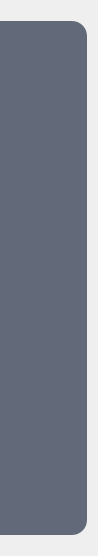
           <widget class="QFrame" name="frame_menu">
            <property name="minimumSize">
             <size>
              <width>0</width>
              <height>0</height>
             </size>
            </property>
            <property name="maximumSize">
             <size>
              <width>70</width>
              <height>16777215</height>
             </size>
            </property>
            <property name="styleSheet">
             <string notr="true"/>
            </property>
            <property name="frameShape">
             <enum>QFrame::NoFrame</enum>
            </property>
            <property name="frameShadow">
             <enum>QFrame::Raised</enum>
            </property>
            <layout class="QVBoxLayout" name="verticalLayout_4">
             <property name="leftMargin">
              <number>0</number>
             </property>
             <item>
              <spacer name="vs_1">
               <property name="orientation">
                <enum>Qt::Vertical</enum>
               </property>
               <property name="sizeType">
                <enum>QSizePolicy::Fixed</enum>
               </property>
               <property name="sizeHint" stdset="0">
                <size>
                 <width>20</width>
                 <height>10</height>
                </size>
               </property>
              </spacer>
             </item>
             <item>
              <widget class="QFrame" name="frame_menu_background">
               <property name="styleSheet">
                <string notr="true">background-color : #626A79;
border-top-right-radius: 15px;
border-bottom-right-radius: 15px;</string>
               </property>
               <property name="frameShape">
                <enum>QFrame::NoFrame</enum>
               </property>
               <property name="frameShadow">
                <enum>QFrame::Raised</enum>
               </property>
               <layout class="QVBoxLayout" name="verticalLayout_6">
                <item>
                 <widget class="QFrame" name="frame_menu_home">
                  <property name="frameShape">
                   <enum>QFrame::StyledPanel</enum>
                  </property>
                  <property name="frameShadow">
                   <enum>QFrame::Raised</enum>
                  </property>
                  <layout class="QVBoxLayout" name="verticalLayout_13">
                   <item>
                    <widget class="QPushButton" name="icon_home">
                     <property name="font">
                      <font>
                       <family>Quicksand</family>
                       <pointsize>16</pointsize>
                      </font>
                     </property>
                     <property name="toolTip">
                      <string>Home</string>
                     </property>
                     <property name="toolTipDuration">
                      <number>-1</number>
                     </property>
                     <property name="styleSheet">
                      <string notr="true">/* Normal state */
QPushButton {
    background-color:transparent;
	color:#FFF
}

/* Hover state */
QPushButton:hover {
    icon: url(:/icons/icons/home_h.png);
}</string>
                     </property>
                     <property name="text">
                      <string/>
                     </property>
                     <property name="icon">
                      <iconset resource="../media/ressource.qrc">
                       <normaloff>:/icons/icons/home.png</normaloff>:/icons/icons/home.png</iconset>
                     </property>
                     <property name="iconSize">
                      <size>
                       <width>40</width>
                       <height>40</height>
                      </size>
                     </property>
                    </widget>
                   </item>
                  </layout>
                 </widget>
                </item>
                <item>
                 <spacer name="vs_8">
                  <property name="orientation">
                   <enum>Qt::Vertical</enum>
                  </property>
                  <property name="sizeType">
                   <enum>QSizePolicy::Fixed</enum>
                  </property>
                  <property name="sizeHint" stdset="0">
                   <size>
                    <width>20</width>
                    <height>36</height>
                   </size>
                  </property>
                 </spacer>
                </item>
                <item>
                 <widget class="QFrame" name="frame_menu_projectM">
                  <property name="styleSheet">
                   <string notr="true">QFrame {
	background-color:transparent
}</string>
                  </property>
                  <property name="frameShape">
                   <enum>QFrame::NoFrame</enum>
                  </property>
                  <property name="frameShadow">
                   <enum>QFrame::Raised</enum>
                  </property>
                  <layout class="QVBoxLayout" name="verticalLayout_7">
                   <property name="spacing">
                    <number>3</number>
                   </property>
                   <property name="leftMargin">
                    <number>0</number>
                   </property>
                   <property name="topMargin">
                    <number>0</number>
                   </property>
                   <property name="rightMargin">
                    <number>0</number>
                   </property>
                   <property name="bottomMargin">
                    <number>0</number>
                   </property>
                   <item>
                    <widget class="QPushButton" name="icon_projectM">
                     <property name="enabled">
                      <bool>true</bool>
                     </property>
                     <property name="font">
                      <font>
                       <family>Quicksand</family>
                       <pointsize>16</pointsize>
                      </font>
                     </property>
                     <property name="toolTip">
                      <string>Project Manager</string>
                     </property>
                     <property name="styleSheet">
                      <string notr="true">/* Normal state */
QPushButton {
    background-color:transparent;
}

/* Hover state */
QPushButton:hover {
    icon: url(:/icons/icons/folder_h.png);
}</string>
                     </property>
                     <property name="text">
                      <string/>
                     </property>
                     <property name="icon">
                      <iconset resource="../media/ressource.qrc">
                       <normaloff>:/icons/icons/folder.png</normaloff>:/icons/icons/folder.png</iconset>
                     </property>
                     <property name="iconSize">
                      <size>
                       <width>40</width>
                       <height>40</height>
                      </size>
                     </property>
                    </widget>
                   </item>
                  </layout>
                 </widget>
                </item>
                <item>
                 <spacer name="vs_3">
                  <property name="orientation">
                   <enum>Qt::Vertical</enum>
                  </property>
                  <property name="sizeType">
                   <enum>QSizePolicy::Fixed</enum>
                  </property>
                  <property name="sizeHint" stdset="0">
                   <size>
                    <width>20</width>
                    <height>40</height>
                   </size>
                  </property>
                 </spacer>
                </item>
                <item>
                 <widget class="QFrame" name="frame_menu_modelTools">
                  <property name="frameShape">
                   <enum>QFrame::StyledPanel</enum>
                  </property>
                  <property name="frameShadow">
                   <enum>QFrame::Raised</enum>
                  </property>
                  <layout class="QVBoxLayout" name="verticalLayout_8">
                   <property name="spacing">
                    <number>3</number>
                   </property>
                   <property name="leftMargin">
                    <number>0</number>
                   </property>
                   <property name="topMargin">
                    <number>0</number>
                   </property>
                   <property name="rightMargin">
                    <number>0</number>
                   </property>
                   <property name="bottomMargin">
                    <number>0</number>
                   </property>
                   <item>
                    <widget class="QPushButton" name="icon_modelTools">
                     <property name="font">
                      <font>
                       <family>Quicksand</family>
                       <pointsize>16</pointsize>
                      </font>
                     </property>
                     <property name="toolTip">
                      <string>Modeling Tools</string>
                     </property>
                     <property name="styleSheet">
                      <string notr="true">/* Normal state */
QPushButton {
    background-color:transparent;
}

/* Hover state */
QPushButton:hover {
    icon: url(:/icons/icons/modeling_h.png);
}</string>
                     </property>
                     <property name="text">
                      <string/>
                     </property>
                     <property name="icon">
                      <iconset resource="../media/ressource.qrc">
                       <normaloff>:/icons/icons/modeling.png</normaloff>:/icons/icons/modeling.png</iconset>
                     </property>
                     <property name="iconSize">
                      <size>
                       <width>40</width>
                       <height>40</height>
                      </size>
                     </property>
                    </widget>
                   </item>
                  </layout>
                 </widget>
                </item>
                <item>
                 <spacer name="vs_4">
                  <property name="orientation">
                   <enum>Qt::Vertical</enum>
                  </property>
                  <property name="sizeType">
                   <enum>QSizePolicy::Fixed</enum>
                  </property>
                  <property name="sizeHint" stdset="0">
                   <size>
                    <width>20</width>
                    <height>40</height>
                   </size>
                  </property>
                 </spacer>
                </item>
                <item>
                 <widget class="QFrame" name="frame_menu_textureTools">
                  <property name="frameShape">
                   <enum>QFrame::StyledPanel</enum>
                  </property>
                  <property name="frameShadow">
                   <enum>QFrame::Raised</enum>
                  </property>
                  <layout class="QVBoxLayout" name="verticalLayout_9">
                   <property name="spacing">
                    <number>3</number>
                   </property>
                   <property name="leftMargin">
                    <number>0</number>
                   </property>
                   <property name="topMargin">
                    <number>0</number>
                   </property>
                   <property name="rightMargin">
                    <number>0</number>
                   </property>
                   <property name="bottomMargin">
                    <number>0</number>
                   </property>
                   <item>
                    <widget class="QPushButton" name="icon_textureTools">
                     <property name="font">
                      <font>
                       <family>Quicksand</family>
                       <pointsize>16</pointsize>
                      </font>
                     </property>
                     <property name="toolTip">
                      <string>Texturing Tools</string>
                     </property>
                     <property name="styleSheet">
                      <string notr="true">/* Normal state */
QPushButton {
    background-color:transparent;
}

/* Hover state */
QPushButton:hover {
    icon: url(:/icons/icons/paint_roller_h.png);
}</string>
                     </property>
                     <property name="text">
                      <string/>
                     </property>
                     <property name="icon">
                      <iconset resource="../media/ressource.qrc">
                       <normaloff>:/icons/icons/paint_roller.png</normaloff>:/icons/icons/paint_roller.png</iconset>
                     </property>
                     <property name="iconSize">
                      <size>
                       <width>40</width>
                       <height>40</height>
                      </size>
                     </property>
                    </widget>
                   </item>
                  </layout>
                 </widget>
                </item>
                <item>
                 <spacer name="vs_5">
                  <property name="orientation">
                   <enum>Qt::Vertical</enum>
                  </property>
                  <property name="sizeType">
                   <enum>QSizePolicy::Fixed</enum>
                  </property>
                  <property name="sizeHint" stdset="0">
                   <size>
                    <width>20</width>
                    <height>40</height>
                   </size>
                  </property>
                 </spacer>
                </item>
                <item>
                 <widget class="QFrame" name="frame_menu_animTools">
                  <property name="frameShape">
                   <enum>QFrame::StyledPanel</enum>
                  </property>
                  <property name="frameShadow">
                   <enum>QFrame::Raised</enum>
                  </property>
                  <layout class="QVBoxLayout" name="verticalLayout_10">
                   <property name="spacing">
                    <number>3</number>
                   </property>
                   <property name="leftMargin">
                    <number>0</number>
                   </property>
                   <property name="topMargin">
                    <number>0</number>
                   </property>
                   <property name="rightMargin">
                    <number>0</number>
                   </property>
                   <property name="bottomMargin">
                    <number>0</number>
                   </property>
                   <item>
                    <widget class="QPushButton" name="icon_animTools">
                     <property name="font">
                      <font>
                       <family>Quicksand</family>
                       <pointsize>16</pointsize>
                      </font>
                     </property>
                     <property name="toolTip">
                      <string>Animation Tools</string>
                     </property>
                     <property name="styleSheet">
                      <string notr="true">/* Normal state */
QPushButton {
    background-color:transparent;
}

/* Hover state */
QPushButton:hover {
    icon: url(:/icons/icons/slow_motion_h.png);
}</string>
                     </property>
                     <property name="text">
                      <string/>
                     </property>
                     <property name="icon">
                      <iconset resource="../media/ressource.qrc">
                       <normaloff>:/icons/icons/slow_motion.png</normaloff>:/icons/icons/slow_motion.png</iconset>
                     </property>
                     <property name="iconSize">
                      <size>
                       <width>40</width>
                       <height>40</height>
                      </size>
                     </property>
                     <property name="autoDefault">
                      <bool>false</bool>
                     </property>
                     <property name="default">
                      <bool>false</bool>
                     </property>
                     <property name="flat">
                      <bool>false</bool>
                     </property>
                    </widget>
                   </item>
                  </layout>
                 </widget>
                </item>
                <item>
                 <spacer name="vs_6">
                  <property name="orientation">
                   <enum>Qt::Vertical</enum>
                  </property>
                  <property name="sizeType">
                   <enum>QSizePolicy::Fixed</enum>
                  </property>
                  <property name="sizeHint" stdset="0">
                   <size>
                    <width>20</width>
                    <height>40</height>
                   </size>
                  </property>
                 </spacer>
                </item>
                <item>
                 <widget class="QFrame" name="frame_menu_renderTools">
                  <property name="frameShape">
                   <enum>QFrame::StyledPanel</enum>
                  </property>
                  <property name="frameShadow">
                   <enum>QFrame::Raised</enum>
                  </property>
                  <layout class="QVBoxLayout" name="verticalLayout_11">
                   <property name="spacing">
                    <number>3</number>
                   </property>
                   <property name="leftMargin">
                    <number>0</number>
                   </property>
                   <property name="topMargin">
                    <number>0</number>
                   </property>
                   <property name="rightMargin">
                    <number>0</number>
                   </property>
                   <property name="bottomMargin">
                    <number>0</number>
                   </property>
                   <item>
                    <widget class="QPushButton" name="icon_renderTools">
                     <property name="font">
                      <font>
                       <family>Quicksand</family>
                       <pointsize>16</pointsize>
                      </font>
                     </property>
                     <property name="toolTip">
                      <string>Rendering Tools</string>
                     </property>
                     <property name="styleSheet">
                      <string notr="true">/* Normal state */
QPushButton {
    background-color:transparent;
}

/* Hover state */
QPushButton:hover {
    icon: url(:/icons/icons/camera_h.png);
}</string>
                     </property>
                     <property name="text">
                      <string/>
                     </property>
                     <property name="icon">
                      <iconset resource="../media/ressource.qrc">
                       <normaloff>:/icons/icons/camera.png</normaloff>:/icons/icons/camera.png</iconset>
                     </property>
                     <property name="iconSize">
                      <size>
                       <width>40</width>
                       <height>40</height>
                      </size>
                     </property>
                    </widget>
                   </item>
                  </layout>
                 </widget>
                </item>
                <item>
                 <spacer name="vs_7">
                  <property name="orientation">
                   <enum>Qt::Vertical</enum>
                  </property>
                  <property name="sizeType">
                   <enum>QSizePolicy::Fixed</enum>
                  </property>
                  <property name="sizeHint" stdset="0">
                   <size>
                    <width>20</width>
                    <height>36</height>
                   </size>
                  </property>
                 </spacer>
                </item>
                <item>
                 <widget class="QFrame" name="frame_menu_importExportTools">
                  <property name="frameShape">
                   <enum>QFrame::StyledPanel</enum>
                  </property>
                  <property name="frameShadow">
                   <enum>QFrame::Raised</enum>
                  </property>
                  <layout class="QVBoxLayout" name="verticalLayout_12">
                   <property name="spacing">
                    <number>3</number>
                   </property>
                   <property name="leftMargin">
                    <number>0</number>
                   </property>
                   <property name="topMargin">
                    <number>0</number>
                   </property>
                   <property name="rightMargin">
                    <number>0</number>
                   </property>
                   <property name="bottomMargin">
                    <number>0</number>
                   </property>
                   <item>
                    <widget class="QPushButton" name="icon_importExportTools">
                     <property name="font">
                      <font>
                       <family>Quicksand</family>
                       <pointsize>16</pointsize>
                      </font>
                     </property>
                     <property name="toolTip">
                      <string>Import / Export Tools</string>
                     </property>
                     <property name="whatsThis">
                      <string/>
                     </property>
                     <property name="styleSheet">
                      <string notr="true">/* Normal state */
QPushButton {
    background-color:transparent;
}

/* Hover state */
QPushButton:hover {
    icon: url(:/icons/icons/export_h.png);
}</string>
                     </property>
                     <property name="text">
                      <string/>
                     </property>
                     <property name="icon">
                      <iconset resource="../media/ressource.qrc">
                       <normaloff>:/icons/icons/export.png</normaloff>:/icons/icons/export.png</iconset>
                     </property>
                     <property name="iconSize">
                      <size>
                       <width>40</width>
                       <height>40</height>
                      </size>
                     </property>
                    </widget>
                   </item>
                  </layout>
                 </widget>
                </item>
               </layout>
              </widget>
             </item>
             <item>
              <spacer name="vs_2">
               <property name="orientation">
                <enum>Qt::Vertical</enum>
               </property>
               <property name="sizeType">
                <enum>QSizePolicy::Fixed</enum>
               </property>
               <property name="sizeHint" stdset="0">
                <size>
                 <width>20</width>
                 <height>10</height>
                </size>
               </property>
              </spacer>
             </item>
            </layout>
           </widget>
